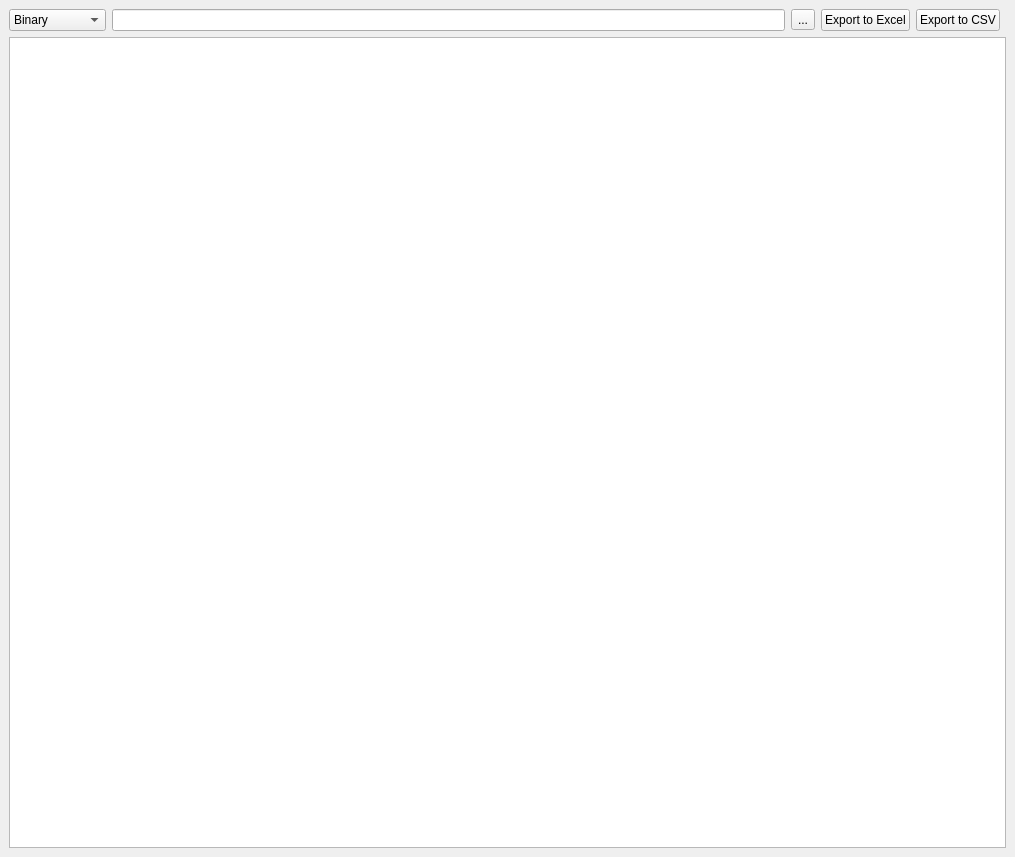
<?xml version="1.0" encoding="UTF-8"?>
<ui version="4.0">
 <class>outputPopup</class>
 <widget class="QDockWidget" name="outputPopup">
  <property name="geometry">
   <rect>
    <x>0</x>
    <y>0</y>
    <width>1015</width>
    <height>857</height>
   </rect>
  </property>
  <property name="features">
   <set>QDockWidget::AllDockWidgetFeatures</set>
  </property>
  <property name="allowedAreas">
   <set>Qt::RightDockWidgetArea</set>
  </property>
  <property name="windowTitle">
   <string>Output Viewer</string>
  </property>
  <widget class="QWidget" name="dockWidgetContents">
   <layout class="QGridLayout" name="gridLayout">
    <item row="0" column="0">
     <widget class="QComboBox" name="ftype">
      <property name="currentIndex">
       <number>1</number>
      </property>
      <item>
       <property name="text">
        <string>Ascii</string>
       </property>
      </item>
      <item>
       <property name="text">
        <string>Binary</string>
       </property>
      </item>
      <item>
       <property name="text">
        <string>Transparent</string>
       </property>
      </item>
     </widget>
    </item>
    <item row="0" column="1">
     <widget class="QLineEdit" name="datapath"/>
    </item>
    <item row="0" column="2">
     <widget class="QToolButton" name="browsedata">
      <property name="text">
       <string>...</string>
      </property>
     </widget>
    </item>
    <item row="0" column="3">
     <widget class="QPushButton" name="expexcel">
      <property name="text">
       <string>Export to Excel</string>
      </property>
     </widget>
    </item>
    <item row="0" column="4">
     <widget class="QPushButton" name="expcsv">
      <property name="text">
       <string>Export to CSV</string>
      </property>
     </widget>
    </item>
    <item row="1" column="0" colspan="6">
     <widget class="QTableView" name="dftable">
      <property name="alternatingRowColors">
       <bool>true</bool>
      </property>
     </widget>
    </item>
   </layout>
  </widget>
 </widget>
 <resources/>
 <connections/>
</ui>
